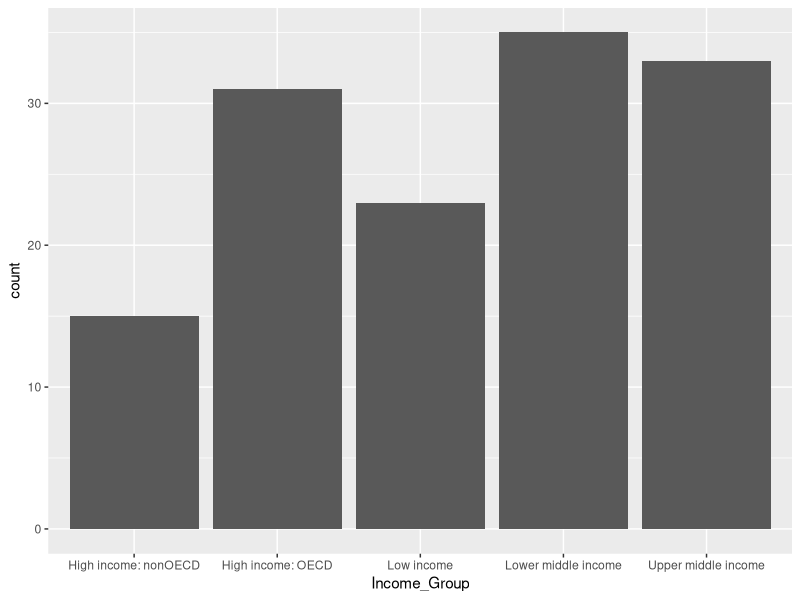
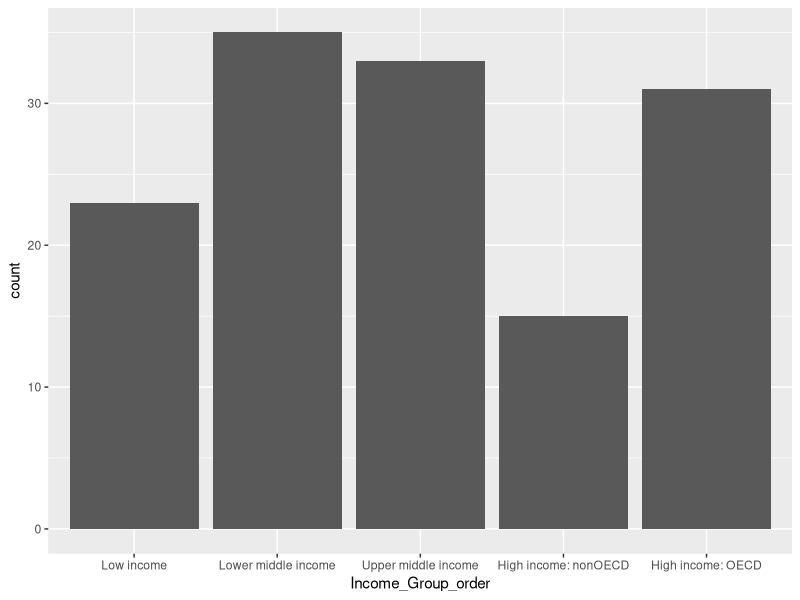
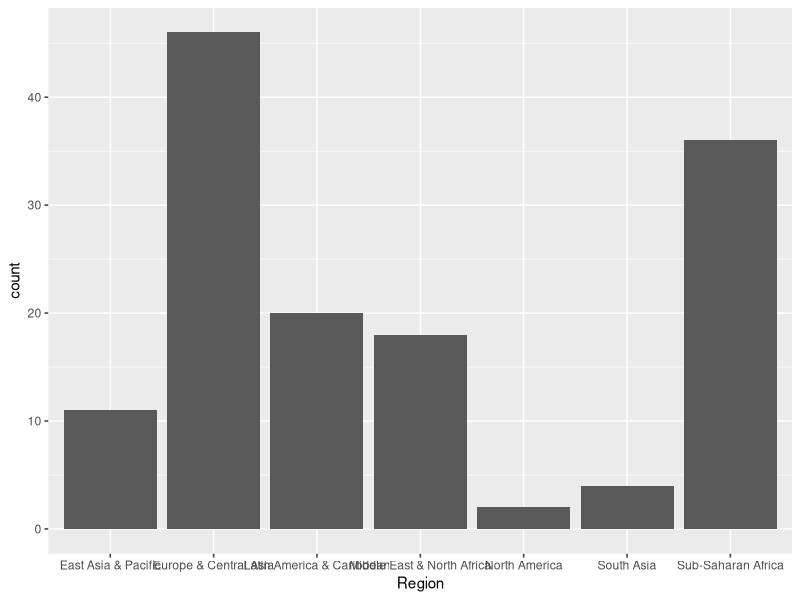
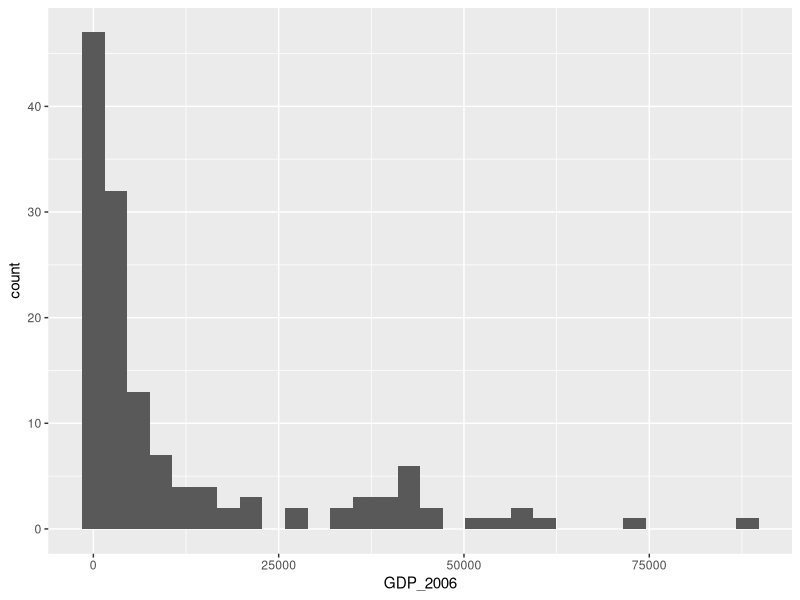
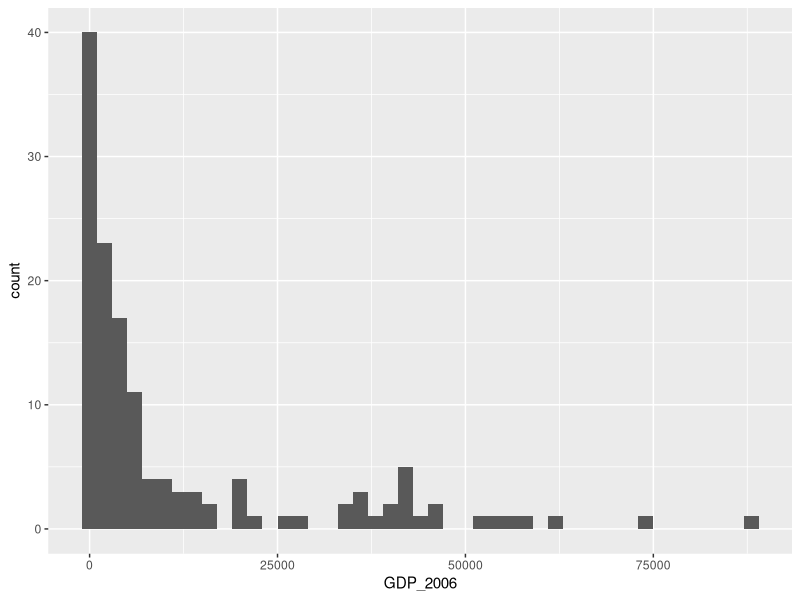
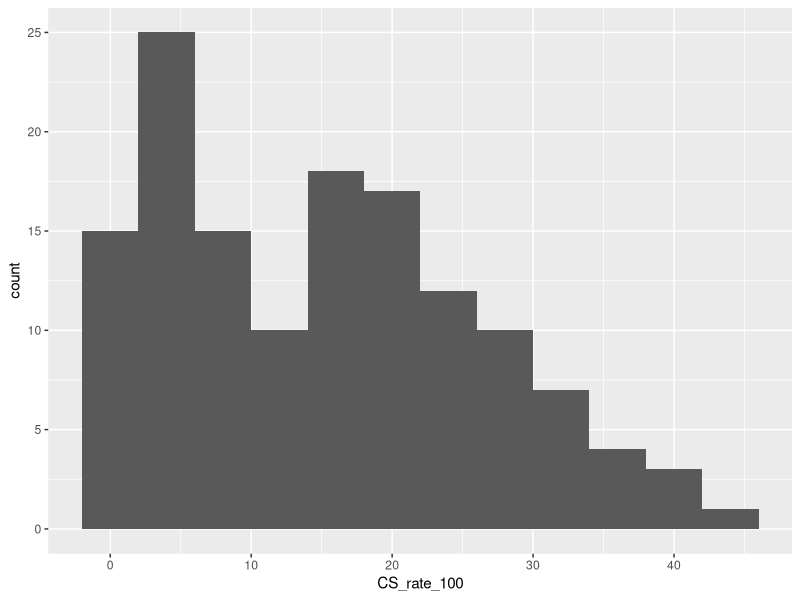
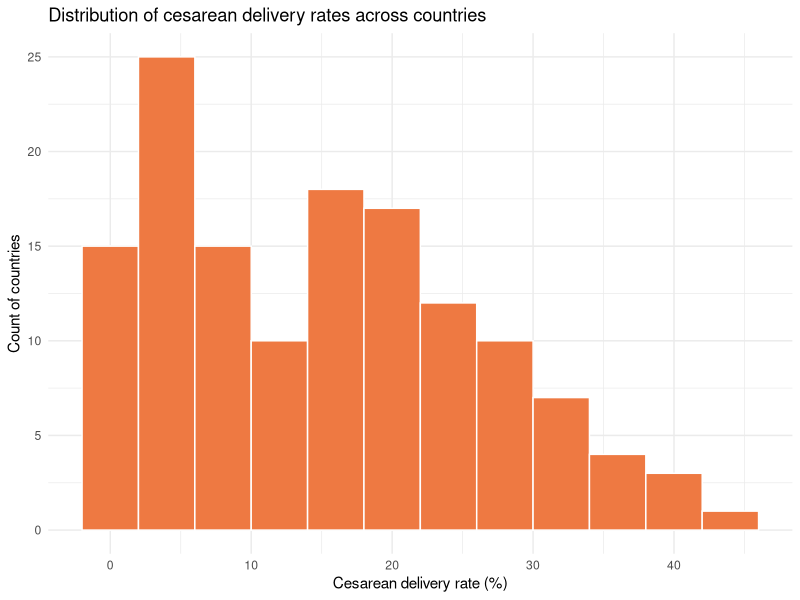
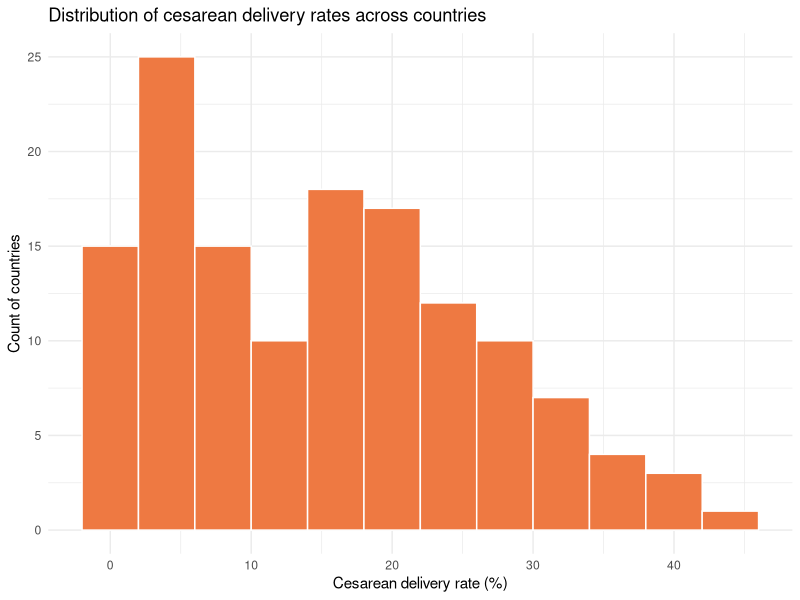

Write the R code that produced these figures, in order.
## ---- chunk 1
library(readr)
library(dplyr)
library(ggplot2)
## ---- chunk 2
CS_data <- read_csv("../../Data/Cesarean.csv")

# This code re-orders the variable Income_Group in the specified order.
# Note that it *does not* change the order of the data frame (like arrange() does)
# Rather, it specifies the order the data will be plotted. 
# This will make more sense when we plot the data using Income_Group, and then
# again using Income_Group_order
CS_data <- CS_data %>% 
  mutate(Income_Group_order = forcats::fct_relevel(Income_Group, "Low income", 
                                              "Lower middle income", "Upper middle income", 
                                              "High income: nonOECD", "High income: OECD"))
## ---- chunk 3
str(CS_data)
## ---- chunk 4
dim(CS_data)
## ---- chunk 5
names(CS_data)
## ---- chunk 6
head(CS_data)
## ---- chunk 7
#solution
CS_data <- CS_data %>% mutate(CS_rate_100 = CS_rate*100)
## ---- chunk 8
CS_data %>% pull(Income_Group_order) %>% levels
# You won't be tested on writing this code, just know what it does
## ---- chunk 9
# solution
ggplot(CS_data, aes(x = Income_Group)) + geom_bar()
ggplot(CS_data, aes(x = Income_Group_order)) + geom_bar()
## ---- chunk 10
#solution
ggplot(CS_data, aes(x = Region)) + geom_bar()
## ---- chunk 11
#solution
ggplot(CS_data, aes(x = GDP_2006)) + geom_histogram()
## ---- chunk 12
# solution
ggplot(CS_data, aes(x = GDP_2006)) +
  geom_histogram(binwidth = 2000) 
# students don't need to choose 2000. But should specify a binwidth and it 
# shouldnt be too large or too small.
## ---- chunk 13
# solution
ggplot(CS_data, aes(x = CS_rate_100)) + geom_histogram(binwidth = 4)
# students don't need to choose binwidth = 4. But should specify a binwidth and it 
# shouldnt be too large or too small.
## ---- chunk 14
#Here is one plot showing you how to add titles and change the color and fill
ggplot(CS_data, aes(x = CS_rate_100)) + 
  geom_histogram(binwidth = 4, col = "white", fill = "sienna2") + 
  labs(y = "Count of countries", x = "Cesarean delivery rate (%)", 
         title = "Distribution of cesarean delivery rates across countries") +
  theme_minimal() 
## ---- chunk 15
?ggsave

# solution 1
# this code plots the last plot that you rendered as a png of specified size in inches:
# Note, you need to have created a "Plots" folder in the main project directory in order for this to work
ggsave(filename = "../../Plots/hist-CS.png", plot = last_plot(),
       device = "png", width = 9, height = 5, units = "in")

# solution 2 
# first save the plot in R by assigning it a name and then ggsave() the plot by its name
# Notice that the plot resolution is set using `dpi = 720` here which 
# is often in the range of dpis requested when submitting figures for 
# publication as part of a journal article.

cs_hist <- ggplot(CS_data, aes(x = CS_rate_100)) + 
  geom_histogram(binwidth = 4, col = "white", fill = "sienna2") + 
  labs(y = "Count of countries", x = "Cesarean delivery rate (%)", 
         title = "Distribution of cesarean delivery rates across countries") +
  theme_minimal() 

# Note, you need to have created a "Plots" folder in the main project directory in order for this to work
ggsave(filename = "../../Plots/hist-CS.png", plot = cs_hist,
       device = "png", width = 9, height = 5, units = "in", dpi = 720)
